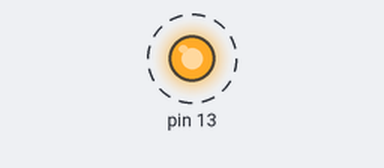
Simulated run of this sketch. Board: Arduino Uno, built with avr-gcc and run on an emulated ATmega328P. On the bench: output pins drawn as LEDs (lit = HIGH). Dashed ring = blinking.

Above: at 0.2 s.
Timing chart, 0 to 3.0 s (numbered marks = the images above):
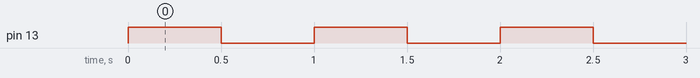

Measured:
- by itself, pin 13: alternates HIGH for 0.50 s and LOW for 0.50 s

The sketch:

Blink.ino
```cpp
#include <avr/io.h>
#include <util/delay.h>

int main()
{
    // Set PORTB Pin 5 as output.
    DDRB |= _BV(DDB5);
    while (1)
    {
        // Toggle PORTB Pin 5.
        PORTB ^= _BV(PB5);
        // Delay.
        _delay_ms(500);
    }
}
```
